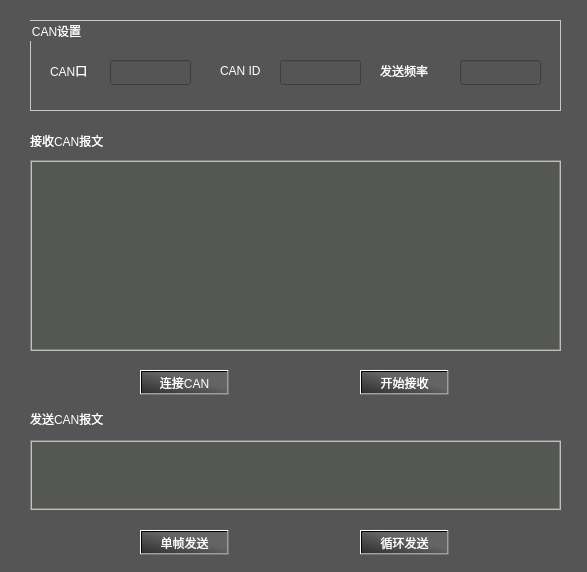
<?xml version="1.0" encoding="UTF-8"?>
<ui version="4.0">
 <class>CanDebugDlg</class>
 <widget class="QDialog" name="CanDebugDlg">
  <property name="geometry">
   <rect>
    <x>0</x>
    <y>0</y>
    <width>587</width>
    <height>572</height>
   </rect>
  </property>
  <property name="windowTitle">
   <string>CAN调试</string>
  </property>
  <property name="styleSheet">
   <string notr="true">color: rgb(255, 255, 255);
background-color: #555555;</string>
  </property>
  <widget class="QTextEdit" name="receive_can_text">
   <property name="geometry">
    <rect>
     <x>30</x>
     <y>160</y>
     <width>531</width>
     <height>191</height>
    </rect>
   </property>
   <property name="styleSheet">
    <string notr="true">QTextEdit {
    color: white;
	gridline-color: rgb(136, 138, 133);
    background-color: rgb(85, 87, 83); 
    alternate-background-color: rgb(64, 64, 64);
    selection-color: white; 
    selection-background-color: rgb(77, 77, 77); 
    border: 2px groove gray;
    border-radius: 0px;
    padding: 2px 4px;
}</string>
   </property>
  </widget>
  <widget class="QLabel" name="label">
   <property name="geometry">
    <rect>
     <x>30</x>
     <y>130</y>
     <width>101</width>
     <height>21</height>
    </rect>
   </property>
   <property name="text">
    <string>接收CAN报文</string>
   </property>
  </widget>
  <widget class="QTextEdit" name="send_can_text">
   <property name="geometry">
    <rect>
     <x>30</x>
     <y>440</y>
     <width>531</width>
     <height>70</height>
    </rect>
   </property>
   <property name="styleSheet">
    <string notr="true">QTextEdit {
    color: white;
	gridline-color: rgb(136, 138, 133);
    background-color: rgb(85, 87, 83); 
    alternate-background-color: rgb(64, 64, 64);
    selection-color: white; 
    selection-background-color: rgb(77, 77, 77); 
    border: 2px groove gray;
    border-radius: 0px;
    padding: 2px 4px;
}</string>
   </property>
  </widget>
  <widget class="QLabel" name="label_2">
   <property name="geometry">
    <rect>
     <x>30</x>
     <y>410</y>
     <width>101</width>
     <height>17</height>
    </rect>
   </property>
   <property name="text">
    <string>发送CAN报文</string>
   </property>
  </widget>
  <widget class="QPushButton" name="connect_can_btn">
   <property name="geometry">
    <rect>
     <x>140</x>
     <y>370</y>
     <width>89</width>
     <height>25</height>
    </rect>
   </property>
   <property name="styleSheet">
    <string notr="true">QPushButton
{
    color:white;
	background-color: qlineargradient(spread:pad, x1:0.0618557, y1:1, x2:0.948454, y2:0.057, stop:0 rgba(50, 50, 50, 255), stop:0.618557 rgba(100, 100, 100, 255));
}
QPushButton:hover
{
    background-color: qlineargradient(spread:pad, x1:0.0618557, y1:1, x2:0.948454, y2:0.057, stop:0 rgba(100, 100, 100, 255), stop:0.618557 rgba(50, 50, 50, 255));
}
QPushButton:pressed
{
    background-color: qlineargradient(spread:pad, x1:0.0618557, y1:1, x2:0.948454, y2:0.057, stop:0 rgba(20, 20, 20, 255), stop:0.618557 rgba(70, 70, 70, 255));
    padding-left:3px;
    padding-top:3px;
}</string>
   </property>
   <property name="text">
    <string>连接CAN</string>
   </property>
  </widget>
  <widget class="QPushButton" name="send_can_btn">
   <property name="geometry">
    <rect>
     <x>140</x>
     <y>530</y>
     <width>89</width>
     <height>25</height>
    </rect>
   </property>
   <property name="styleSheet">
    <string notr="true">QPushButton
{
    color:white;
	background-color: qlineargradient(spread:pad, x1:0.0618557, y1:1, x2:0.948454, y2:0.057, stop:0 rgba(50, 50, 50, 255), stop:0.618557 rgba(100, 100, 100, 255));
}
QPushButton:hover
{
    background-color: qlineargradient(spread:pad, x1:0.0618557, y1:1, x2:0.948454, y2:0.057, stop:0 rgba(100, 100, 100, 255), stop:0.618557 rgba(50, 50, 50, 255));
}
QPushButton:pressed
{
    background-color: qlineargradient(spread:pad, x1:0.0618557, y1:1, x2:0.948454, y2:0.057, stop:0 rgba(20, 20, 20, 255), stop:0.618557 rgba(70, 70, 70, 255));
    padding-left:3px;
    padding-top:3px;
}</string>
   </property>
   <property name="text">
    <string>单帧发送</string>
   </property>
  </widget>
  <widget class="QPushButton" name="start_recieve_btn">
   <property name="geometry">
    <rect>
     <x>360</x>
     <y>370</y>
     <width>89</width>
     <height>25</height>
    </rect>
   </property>
   <property name="styleSheet">
    <string notr="true">QPushButton
{
    color:white;
	background-color: qlineargradient(spread:pad, x1:0.0618557, y1:1, x2:0.948454, y2:0.057, stop:0 rgba(50, 50, 50, 255), stop:0.618557 rgba(100, 100, 100, 255));
}
QPushButton:hover
{
    background-color: qlineargradient(spread:pad, x1:0.0618557, y1:1, x2:0.948454, y2:0.057, stop:0 rgba(100, 100, 100, 255), stop:0.618557 rgba(50, 50, 50, 255));
}
QPushButton:pressed
{
    background-color: qlineargradient(spread:pad, x1:0.0618557, y1:1, x2:0.948454, y2:0.057, stop:0 rgba(20, 20, 20, 255), stop:0.618557 rgba(70, 70, 70, 255));
    padding-left:3px;
    padding-top:3px;
}</string>
   </property>
   <property name="text">
    <string>开始接收</string>
   </property>
  </widget>
  <widget class="QPushButton" name="cycle_send_can_btn">
   <property name="geometry">
    <rect>
     <x>360</x>
     <y>530</y>
     <width>89</width>
     <height>25</height>
    </rect>
   </property>
   <property name="styleSheet">
    <string notr="true">QPushButton
{
    color:white;
	background-color: qlineargradient(spread:pad, x1:0.0618557, y1:1, x2:0.948454, y2:0.057, stop:0 rgba(50, 50, 50, 255), stop:0.618557 rgba(100, 100, 100, 255));
}
QPushButton:hover
{
    background-color: qlineargradient(spread:pad, x1:0.0618557, y1:1, x2:0.948454, y2:0.057, stop:0 rgba(100, 100, 100, 255), stop:0.618557 rgba(50, 50, 50, 255));
}
QPushButton:pressed
{
    background-color: qlineargradient(spread:pad, x1:0.0618557, y1:1, x2:0.948454, y2:0.057, stop:0 rgba(20, 20, 20, 255), stop:0.618557 rgba(70, 70, 70, 255));
    padding-left:3px;
    padding-top:3px;
}</string>
   </property>
   <property name="text">
    <string>循环发送</string>
   </property>
  </widget>
  <widget class="QGroupBox" name="groupBox">
   <property name="geometry">
    <rect>
     <x>30</x>
     <y>20</y>
     <width>531</width>
     <height>91</height>
    </rect>
   </property>
   <property name="styleSheet">
    <string notr="true">QGroupBox {
            border-color: rgb(200, 200, 200);
            border-width: 1px;
            border-style: solid;
            margin-top: 0.5ex;
        }</string>
   </property>
   <property name="title">
    <string>CAN设置</string>
   </property>
   <widget class="QLineEdit" name="send_rate_edit">
    <property name="geometry">
     <rect>
      <x>430</x>
      <y>40</y>
      <width>81</width>
      <height>25</height>
     </rect>
    </property>
   </widget>
   <widget class="QLabel" name="label_5">
    <property name="geometry">
     <rect>
      <x>350</x>
      <y>40</y>
      <width>71</width>
      <height>21</height>
     </rect>
    </property>
    <property name="text">
     <string>发送频率</string>
    </property>
   </widget>
   <widget class="QLabel" name="label_3">
    <property name="geometry">
     <rect>
      <x>20</x>
      <y>40</y>
      <width>61</width>
      <height>21</height>
     </rect>
    </property>
    <property name="text">
     <string>CAN口</string>
    </property>
   </widget>
   <widget class="QLineEdit" name="can_port_edit">
    <property name="geometry">
     <rect>
      <x>80</x>
      <y>40</y>
      <width>81</width>
      <height>25</height>
     </rect>
    </property>
   </widget>
   <widget class="QLabel" name="label_4">
    <property name="geometry">
     <rect>
      <x>190</x>
      <y>40</y>
      <width>61</width>
      <height>21</height>
     </rect>
    </property>
    <property name="text">
     <string>CAN ID</string>
    </property>
   </widget>
   <widget class="QLineEdit" name="can_id_edit">
    <property name="geometry">
     <rect>
      <x>250</x>
      <y>40</y>
      <width>81</width>
      <height>25</height>
     </rect>
    </property>
   </widget>
  </widget>
 </widget>
 <resources/>
 <connections/>
</ui>
